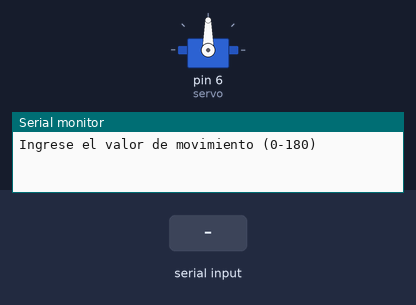
Recording of a sketch running on a simulated Arduino Uno, built with avr-gcc and run on an emulated ATmega328P. On the bench: servo, the last lines printed to the serial monitor. The inputs (shaded band) are chosen by the test bench.

Above: at 1.2 s.
1.3 s: "90,45\n" received over Serial
At 2.3 s:
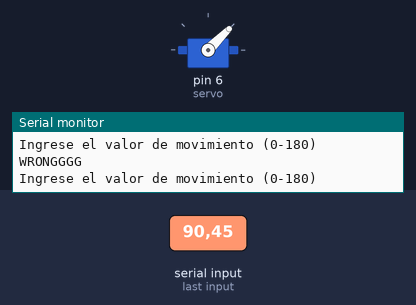
2.8 s: "30,150\n" received over Serial
At 3.5 s:
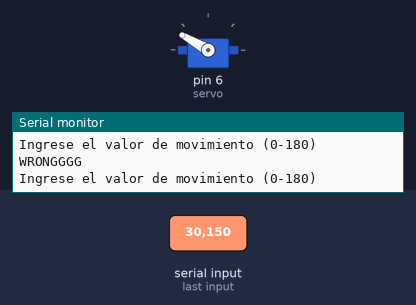
4.3 s: "0\n" received over Serial
At 5.5 s:
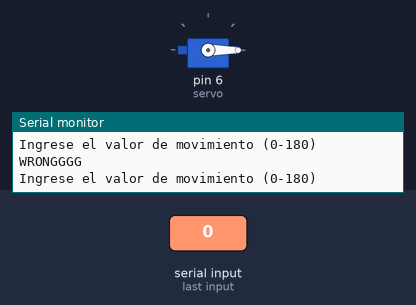
5.8 s: "200\n" received over Serial
At 6.8 s:
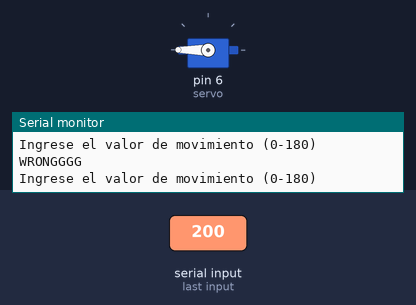
7.3 s: "90\n" received over Serial
At 8.0 s:
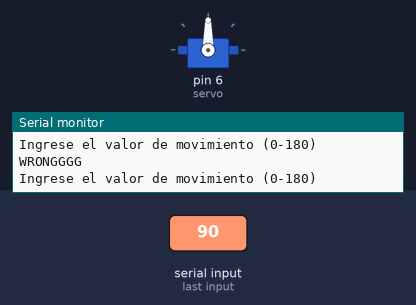
Timing chart, 0 to 9.8 s (numbered marks = the images above; inputs shaded):
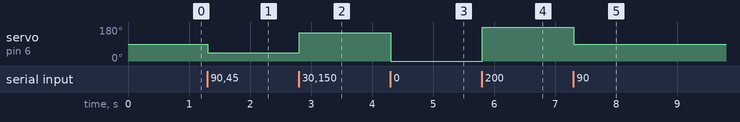

Measured:
- after the input at 1.3 s, servo on pin 6 (servo): 90° → 45° at once
- after the input at 2.8 s, servo on pin 6 (servo): 45° → 150° at once
- after the input at 4.3 s, servo on pin 6 (servo): 150° → 0° at once
- after the input at 5.8 s, servo on pin 6 (servo): 0° → 180° at once
- after the input at 7.3 s, servo on pin 6 (servo): 180° → 90° at once

The sketch:

Servo_motor.ino
```cpp
#include <Servo.h>
int servo = 6;
int data;
Servo myServo;
void setup() {
  // put your setup code here, to run once:
  myServo.attach(servo);
  Serial.begin(9600);
}

void loop() {
  // put your main code here, to run repeatedly:
  Serial.println("Ingrese el valor de movimiento (0-180)");
  while (Serial.available() == 0) {
  }
  data = Serial.parseInt();
  if (data > 180)data = 180;
    Serial.println("WRONGGGG");
  myServo.write(data);
  while (Serial.available() > 0){
    Serial.read();
  }
}
```
